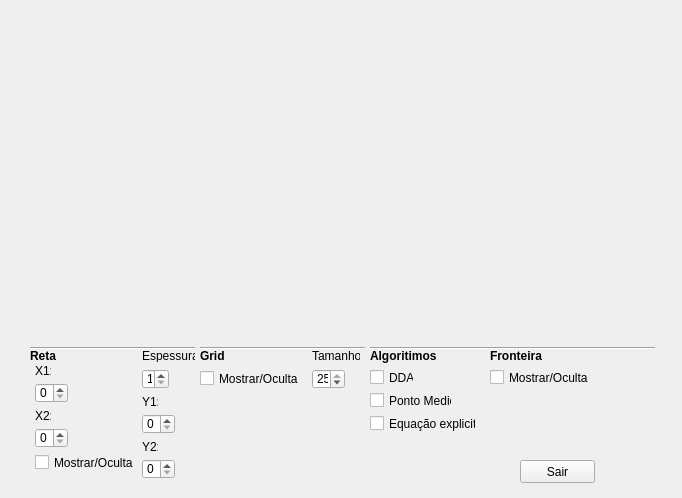
<?xml version="1.0" encoding="UTF-8"?>
<ui version="4.0">
 <class>MainWindow</class>
 <widget class="QMainWindow" name="MainWindow">
  <property name="windowModality">
   <enum>Qt::ApplicationModal</enum>
  </property>
  <property name="enabled">
   <bool>true</bool>
  </property>
  <property name="geometry">
   <rect>
    <x>0</x>
    <y>0</y>
    <width>682</width>
    <height>498</height>
   </rect>
  </property>
  <property name="windowTitle">
   <string>rasterizer</string>
  </property>
  <widget class="QWidget" name="centralWidget">
   <widget class="QSpinBox" name="spinBox">
    <property name="geometry">
     <rect>
      <x>142</x>
      <y>369</y>
      <width>27</width>
      <height>20</height>
     </rect>
    </property>
    <property name="maximumSize">
     <size>
      <width>42</width>
      <height>42</height>
     </size>
    </property>
    <property name="minimum">
     <number>1</number>
    </property>
    <property name="maximum">
     <number>7</number>
    </property>
   </widget>
   <widget class="QLabel" name="label_6">
    <property name="geometry">
     <rect>
      <x>312</x>
      <y>349</y>
      <width>48</width>
      <height>13</height>
     </rect>
    </property>
    <property name="text">
     <string>Tamanho:</string>
    </property>
   </widget>
   <widget class="QSpinBox" name="X1">
    <property name="geometry">
     <rect>
      <x>35</x>
      <y>383</y>
      <width>33</width>
      <height>20</height>
     </rect>
    </property>
    <property name="maximumSize">
     <size>
      <width>42</width>
      <height>22</height>
     </size>
    </property>
    <property name="maximum">
     <number>24</number>
    </property>
   </widget>
   <widget class="QSpinBox" name="spinBox_5">
    <property name="geometry">
     <rect>
      <x>312</x>
      <y>369</y>
      <width>33</width>
      <height>20</height>
     </rect>
    </property>
    <property name="minimum">
     <number>0</number>
    </property>
    <property name="maximum">
     <number>25</number>
    </property>
    <property name="value">
     <number>25</number>
    </property>
   </widget>
   <widget class="QSpinBox" name="Y1">
    <property name="geometry">
     <rect>
      <x>142</x>
      <y>414</y>
      <width>33</width>
      <height>20</height>
     </rect>
    </property>
    <property name="maximumSize">
     <size>
      <width>42</width>
      <height>22</height>
     </size>
    </property>
    <property name="maximum">
     <number>24</number>
    </property>
   </widget>
   <widget class="QSpinBox" name="Y2">
    <property name="geometry">
     <rect>
      <x>142</x>
      <y>459</y>
      <width>33</width>
      <height>20</height>
     </rect>
    </property>
    <property name="maximumSize">
     <size>
      <width>42</width>
      <height>22</height>
     </size>
    </property>
    <property name="maximum">
     <number>24</number>
    </property>
   </widget>
   <widget class="QLabel" name="label_4">
    <property name="geometry">
     <rect>
      <x>142</x>
      <y>440</y>
      <width>16</width>
      <height>13</height>
     </rect>
    </property>
    <property name="text">
     <string>Y2:</string>
    </property>
   </widget>
   <widget class="QCheckBox" name="MO_FRONT">
    <property name="geometry">
     <rect>
      <x>490</x>
      <y>369</y>
      <width>99</width>
      <height>17</height>
     </rect>
    </property>
    <property name="text">
     <string>Mostrar/Ocultar</string>
    </property>
   </widget>
   <widget class="QLabel" name="label_9">
    <property name="geometry">
     <rect>
      <x>490</x>
      <y>349</y>
      <width>55</width>
      <height>14</height>
     </rect>
    </property>
    <property name="font">
     <font>
      <family>Tahoma</family>
      <pointsize>9</pointsize>
      <weight>75</weight>
      <bold>true</bold>
     </font>
    </property>
    <property name="text">
     <string>Fronteira</string>
    </property>
   </widget>
   <widget class="QCheckBox" name="MO_GRID">
    <property name="enabled">
     <bool>true</bool>
    </property>
    <property name="geometry">
     <rect>
      <x>200</x>
      <y>370</y>
      <width>99</width>
      <height>17</height>
     </rect>
    </property>
    <property name="text">
     <string>Mostrar/Ocultar</string>
    </property>
    <property name="checkable">
     <bool>true</bool>
    </property>
   </widget>
   <widget class="Line" name="line_2">
    <property name="geometry">
     <rect>
      <x>200</x>
      <y>340</y>
      <width>165</width>
      <height>16</height>
     </rect>
    </property>
    <property name="orientation">
     <enum>Qt::Horizontal</enum>
    </property>
   </widget>
   <widget class="QLabel" name="label_2">
    <property name="geometry">
     <rect>
      <x>142</x>
      <y>395</y>
      <width>16</width>
      <height>13</height>
     </rect>
    </property>
    <property name="text">
     <string>Y1:</string>
    </property>
   </widget>
   <widget class="QSpinBox" name="X2">
    <property name="geometry">
     <rect>
      <x>35</x>
      <y>428</y>
      <width>33</width>
      <height>20</height>
     </rect>
    </property>
    <property name="maximumSize">
     <size>
      <width>42</width>
      <height>22</height>
     </size>
    </property>
    <property name="maximum">
     <number>24</number>
    </property>
   </widget>
   <widget class="QLabel" name="label_3">
    <property name="geometry">
     <rect>
      <x>35</x>
      <y>409</y>
      <width>16</width>
      <height>13</height>
     </rect>
    </property>
    <property name="text">
     <string>X2:</string>
    </property>
   </widget>
   <widget class="QLabel" name="label_8">
    <property name="geometry">
     <rect>
      <x>200</x>
      <y>349</y>
      <width>24</width>
      <height>14</height>
     </rect>
    </property>
    <property name="font">
     <font>
      <family>Tahoma</family>
      <pointsize>9</pointsize>
      <weight>75</weight>
      <bold>true</bold>
     </font>
    </property>
    <property name="text">
     <string>Grid</string>
    </property>
   </widget>
   <widget class="QLabel" name="label">
    <property name="geometry">
     <rect>
      <x>35</x>
      <y>364</y>
      <width>16</width>
      <height>13</height>
     </rect>
    </property>
    <property name="text">
     <string>X1:</string>
    </property>
   </widget>
   <widget class="QCheckBox" name="C_EE">
    <property name="geometry">
     <rect>
      <x>370</x>
      <y>415</y>
      <width>106</width>
      <height>17</height>
     </rect>
    </property>
    <property name="text">
     <string>Equação explicita</string>
    </property>
   </widget>
   <widget class="Line" name="line">
    <property name="geometry">
     <rect>
      <x>30</x>
      <y>340</y>
      <width>165</width>
      <height>16</height>
     </rect>
    </property>
    <property name="orientation">
     <enum>Qt::Horizontal</enum>
    </property>
   </widget>
   <widget class="QCheckBox" name="C_PM">
    <property name="geometry">
     <rect>
      <x>370</x>
      <y>392</y>
      <width>82</width>
      <height>17</height>
     </rect>
    </property>
    <property name="text">
     <string>Ponto Medio</string>
    </property>
   </widget>
   <widget class="Line" name="line_3">
    <property name="geometry">
     <rect>
      <x>490</x>
      <y>340</y>
      <width>165</width>
      <height>16</height>
     </rect>
    </property>
    <property name="orientation">
     <enum>Qt::Horizontal</enum>
    </property>
   </widget>
   <widget class="QLabel" name="label_10">
    <property name="geometry">
     <rect>
      <x>142</x>
      <y>349</y>
      <width>53</width>
      <height>13</height>
     </rect>
    </property>
    <property name="text">
     <string>Espessura:</string>
    </property>
   </widget>
   <widget class="Line" name="line_4">
    <property name="geometry">
     <rect>
      <x>370</x>
      <y>340</y>
      <width>165</width>
      <height>16</height>
     </rect>
    </property>
    <property name="orientation">
     <enum>Qt::Horizontal</enum>
    </property>
   </widget>
   <widget class="QCheckBox" name="MO_RETA">
    <property name="geometry">
     <rect>
      <x>35</x>
      <y>454</y>
      <width>99</width>
      <height>17</height>
     </rect>
    </property>
    <property name="text">
     <string>Mostrar/Ocultar</string>
    </property>
    <property name="checkable">
     <bool>true</bool>
    </property>
    <property name="checked">
     <bool>false</bool>
    </property>
    <property name="tristate">
     <bool>false</bool>
    </property>
   </widget>
   <widget class="QPushButton" name="EXIT">
    <property name="geometry">
     <rect>
      <x>520</x>
      <y>460</y>
      <width>75</width>
      <height>23</height>
     </rect>
    </property>
    <property name="text">
     <string>Sair</string>
    </property>
   </widget>
   <widget class="QLabel" name="label_7">
    <property name="geometry">
     <rect>
      <x>370</x>
      <y>349</y>
      <width>70</width>
      <height>14</height>
     </rect>
    </property>
    <property name="font">
     <font>
      <family>Tahoma</family>
      <pointsize>9</pointsize>
      <weight>75</weight>
      <bold>true</bold>
     </font>
    </property>
    <property name="text">
     <string>Algoritimos</string>
    </property>
   </widget>
   <widget class="QCheckBox" name="C_DDA">
    <property name="geometry">
     <rect>
      <x>370</x>
      <y>369</y>
      <width>44</width>
      <height>17</height>
     </rect>
    </property>
    <property name="text">
     <string>DDA</string>
    </property>
   </widget>
   <widget class="TelaPrinc" name="widget" native="true">
    <property name="geometry">
     <rect>
      <x>9</x>
      <y>9</y>
      <width>641</width>
      <height>321</height>
     </rect>
    </property>
   </widget>
   <widget class="QLabel" name="label_5">
    <property name="geometry">
     <rect>
      <x>30</x>
      <y>349</y>
      <width>29</width>
      <height>14</height>
     </rect>
    </property>
    <property name="font">
     <font>
      <family>Tahoma</family>
      <pointsize>9</pointsize>
      <weight>75</weight>
      <bold>true</bold>
     </font>
    </property>
    <property name="text">
     <string>Reta</string>
    </property>
    <property name="textFormat">
     <enum>Qt::AutoText</enum>
    </property>
    <property name="alignment">
     <set>Qt::AlignLeading|Qt::AlignLeft|Qt::AlignVCenter</set>
    </property>
    <property name="wordWrap">
     <bool>false</bool>
    </property>
   </widget>
  </widget>
 </widget>
 <layoutdefault spacing="6" margin="11"/>
 <customwidgets>
  <customwidget>
   <class>TelaPrinc</class>
   <extends>QWidget</extends>
   <header>telaprinc.h</header>
   <container>1</container>
   <slots>
    <slot>alterarX1(int)</slot>
    <slot>alterarY1(int)</slot>
    <slot>alterarX2(int)</slot>
    <slot>alterarY2(int)</slot>
    <slot>exibGrid(bool)</slot>
    <slot>tamGrid(int)</slot>
    <slot>moFronteira(bool)</slot>
    <slot>checkEE(bool)</slot>
    <slot>checkPM(bool)</slot>
    <slot>checkDAA(bool)</slot>
    <slot>moReta(bool)</slot>
    <slot>especReta(int)</slot>
   </slots>
  </customwidget>
 </customwidgets>
 <resources/>
 <connections>
  <connection>
   <sender>EXIT</sender>
   <signal>clicked()</signal>
   <receiver>MainWindow</receiver>
   <slot>close()</slot>
   <hints>
    <hint type="sourcelabel">
     <x>599</x>
     <y>480</y>
    </hint>
    <hint type="destinationlabel">
     <x>556</x>
     <y>359</y>
    </hint>
   </hints>
  </connection>
  <connection>
   <sender>X1</sender>
   <signal>valueChanged(int)</signal>
   <receiver>widget</receiver>
   <slot>alterarX1(int)</slot>
   <hints>
    <hint type="sourcelabel">
     <x>476</x>
     <y>169</y>
    </hint>
    <hint type="destinationlabel">
     <x>428</x>
     <y>249</y>
    </hint>
   </hints>
  </connection>
  <connection>
   <sender>Y1</sender>
   <signal>valueChanged(int)</signal>
   <receiver>widget</receiver>
   <slot>alterarY1(int)</slot>
   <hints>
    <hint type="sourcelabel">
     <x>588</x>
     <y>169</y>
    </hint>
    <hint type="destinationlabel">
     <x>428</x>
     <y>207</y>
    </hint>
   </hints>
  </connection>
  <connection>
   <sender>X2</sender>
   <signal>valueChanged(int)</signal>
   <receiver>widget</receiver>
   <slot>alterarX2(int)</slot>
   <hints>
    <hint type="sourcelabel">
     <x>476</x>
     <y>214</y>
    </hint>
    <hint type="destinationlabel">
     <x>428</x>
     <y>337</y>
    </hint>
   </hints>
  </connection>
  <connection>
   <sender>Y2</sender>
   <signal>valueChanged(int)</signal>
   <receiver>widget</receiver>
   <slot>alterarY2(int)</slot>
   <hints>
    <hint type="sourcelabel">
     <x>588</x>
     <y>214</y>
    </hint>
    <hint type="destinationlabel">
     <x>428</x>
     <y>297</y>
    </hint>
   </hints>
  </connection>
  <connection>
   <sender>MO_GRID</sender>
   <signal>clicked(bool)</signal>
   <receiver>widget</receiver>
   <slot>exibGrid(bool)</slot>
   <hints>
    <hint type="sourcelabel">
     <x>540</x>
     <y>290</y>
    </hint>
    <hint type="destinationlabel">
     <x>428</x>
     <y>220</y>
    </hint>
   </hints>
  </connection>
  <connection>
   <sender>spinBox_5</sender>
   <signal>valueChanged(int)</signal>
   <receiver>widget</receiver>
   <slot>tamGrid(int)</slot>
   <hints>
    <hint type="sourcelabel">
     <x>599</x>
     <y>292</y>
    </hint>
    <hint type="destinationlabel">
     <x>428</x>
     <y>89</y>
    </hint>
   </hints>
  </connection>
  <connection>
   <sender>MO_RETA</sender>
   <signal>clicked(bool)</signal>
   <receiver>widget</receiver>
   <slot>checkDAA(bool)</slot>
   <hints>
    <hint type="sourcelabel">
     <x>519</x>
     <y>228</y>
    </hint>
    <hint type="destinationlabel">
     <x>415</x>
     <y>229</y>
    </hint>
   </hints>
  </connection>
  <connection>
   <sender>C_DDA</sender>
   <signal>clicked(bool)</signal>
   <receiver>widget</receiver>
   <slot>checkDAA(bool)</slot>
   <hints>
    <hint type="sourcelabel">
     <x>443</x>
     <y>337</y>
    </hint>
    <hint type="destinationlabel">
     <x>400</x>
     <y>345</y>
    </hint>
   </hints>
  </connection>
  <connection>
   <sender>C_PM</sender>
   <signal>clicked(bool)</signal>
   <receiver>widget</receiver>
   <slot>checkPM(bool)</slot>
   <hints>
    <hint type="sourcelabel">
     <x>460</x>
     <y>360</y>
    </hint>
    <hint type="destinationlabel">
     <x>407</x>
     <y>364</y>
    </hint>
   </hints>
  </connection>
  <connection>
   <sender>C_EE</sender>
   <signal>clicked(bool)</signal>
   <receiver>widget</receiver>
   <slot>checkEE(bool)</slot>
   <hints>
    <hint type="sourcelabel">
     <x>480</x>
     <y>384</y>
    </hint>
    <hint type="destinationlabel">
     <x>392</x>
     <y>389</y>
    </hint>
   </hints>
  </connection>
  <connection>
   <sender>MO_FRONT</sender>
   <signal>clicked(bool)</signal>
   <receiver>widget</receiver>
   <slot>moFronteira(bool)</slot>
   <hints>
    <hint type="sourcelabel">
     <x>471</x>
     <y>434</y>
    </hint>
    <hint type="destinationlabel">
     <x>408</x>
     <y>436</y>
    </hint>
   </hints>
  </connection>
  <connection>
   <sender>MO_RETA</sender>
   <signal>clicked(bool)</signal>
   <receiver>widget</receiver>
   <slot>moReta(bool)</slot>
   <hints>
    <hint type="sourcelabel">
     <x>514</x>
     <y>229</y>
    </hint>
    <hint type="destinationlabel">
     <x>420</x>
     <y>181</y>
    </hint>
   </hints>
  </connection>
  <connection>
   <sender>spinBox</sender>
   <signal>valueChanged(int)</signal>
   <receiver>widget</receiver>
   <slot>especReta(int)</slot>
   <hints>
    <hint type="sourcelabel">
     <x>548</x>
     <y>111</y>
    </hint>
    <hint type="destinationlabel">
     <x>399</x>
     <y>33</y>
    </hint>
   </hints>
  </connection>
 </connections>
</ui>
